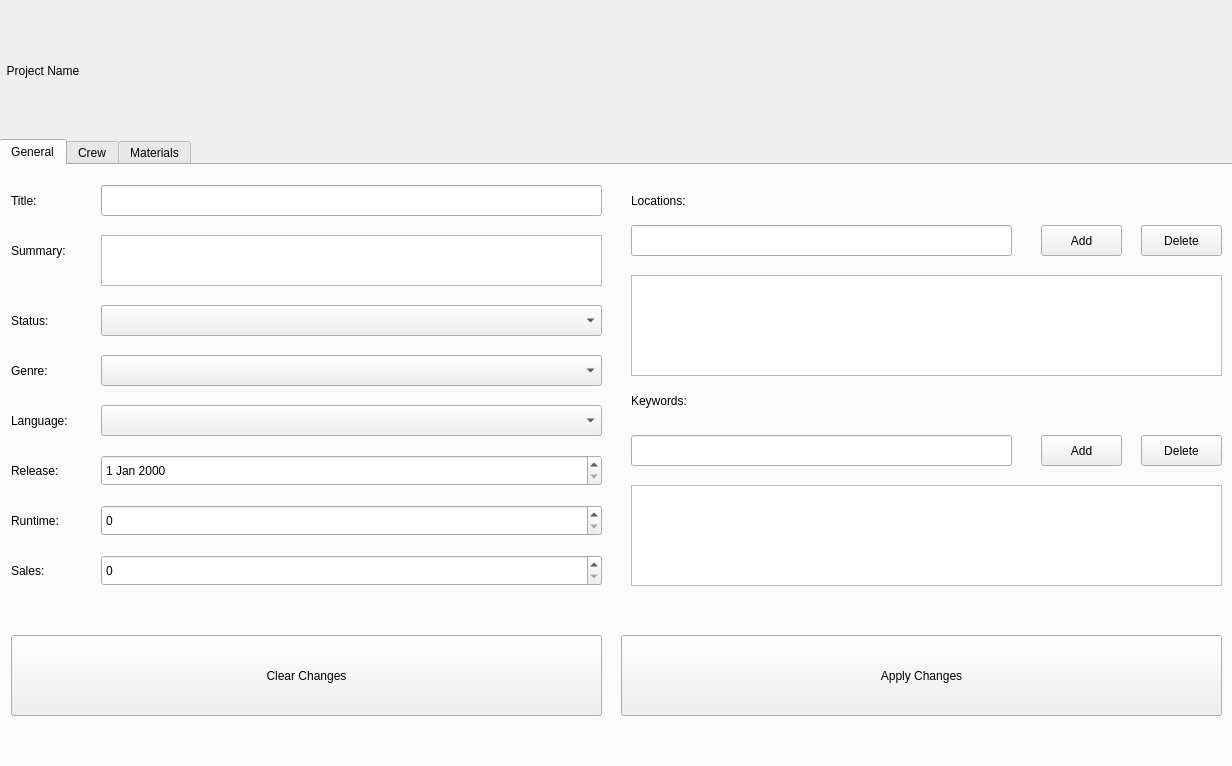
<?xml version="1.0" encoding="UTF-8"?>
<ui version="4.0">
 <class>ProjectWindow</class>
 <widget class="QWidget" name="ProjectWindow">
  <property name="geometry">
   <rect>
    <x>0</x>
    <y>0</y>
    <width>1232</width>
    <height>766</height>
   </rect>
  </property>
  <property name="windowTitle">
   <string>Trekstar Project</string>
  </property>
  <widget class="QLabel" name="lblProjectName">
   <property name="geometry">
    <rect>
     <x>0</x>
     <y>0</y>
     <width>1231</width>
     <height>141</height>
    </rect>
   </property>
   <property name="text">
    <string>  Project Name</string>
   </property>
  </widget>
  <widget class="QTabWidget" name="tabWidget">
   <property name="geometry">
    <rect>
     <x>-1</x>
     <y>139</y>
     <width>1241</width>
     <height>631</height>
    </rect>
   </property>
   <property name="currentIndex">
    <number>0</number>
   </property>
   <widget class="QWidget" name="tbGeneral">
    <attribute name="title">
     <string>General</string>
    </attribute>
    <widget class="QPushButton" name="cmdClearGeneralChanges">
     <property name="geometry">
      <rect>
       <x>10</x>
       <y>470</y>
       <width>591</width>
       <height>81</height>
      </rect>
     </property>
     <property name="text">
      <string>Clear Changes</string>
     </property>
    </widget>
    <widget class="QLabel" name="lblLocations">
     <property name="geometry">
      <rect>
       <x>630</x>
       <y>20</y>
       <width>91</width>
       <height>31</height>
      </rect>
     </property>
     <property name="text">
      <string>Locations:</string>
     </property>
    </widget>
    <widget class="QComboBox" name="cbLanguage">
     <property name="geometry">
      <rect>
       <x>100</x>
       <y>240</y>
       <width>501</width>
       <height>31</height>
      </rect>
     </property>
     <property name="currentText">
      <string/>
     </property>
    </widget>
    <widget class="QLineEdit" name="txtKeywordsAdd">
     <property name="geometry">
      <rect>
       <x>630</x>
       <y>270</y>
       <width>381</width>
       <height>31</height>
      </rect>
     </property>
    </widget>
    <widget class="QPushButton" name="cmdKeywordsAdd">
     <property name="geometry">
      <rect>
       <x>1040</x>
       <y>270</y>
       <width>81</width>
       <height>31</height>
      </rect>
     </property>
     <property name="text">
      <string>Add</string>
     </property>
    </widget>
    <widget class="QComboBox" name="cbGenre">
     <property name="geometry">
      <rect>
       <x>100</x>
       <y>190</y>
       <width>501</width>
       <height>31</height>
      </rect>
     </property>
    </widget>
    <widget class="QLabel" name="lblSummary">
     <property name="geometry">
      <rect>
       <x>10</x>
       <y>70</y>
       <width>81</width>
       <height>31</height>
      </rect>
     </property>
     <property name="text">
      <string>Summary:</string>
     </property>
    </widget>
    <widget class="QLabel" name="lblRelease">
     <property name="geometry">
      <rect>
       <x>10</x>
       <y>290</y>
       <width>91</width>
       <height>31</height>
      </rect>
     </property>
     <property name="text">
      <string>Release:</string>
     </property>
    </widget>
    <widget class="QLineEdit" name="txtTitleProject">
     <property name="geometry">
      <rect>
       <x>100</x>
       <y>20</y>
       <width>501</width>
       <height>31</height>
      </rect>
     </property>
    </widget>
    <widget class="QLabel" name="lblGenre">
     <property name="geometry">
      <rect>
       <x>10</x>
       <y>190</y>
       <width>60</width>
       <height>31</height>
      </rect>
     </property>
     <property name="text">
      <string>Genre:</string>
     </property>
    </widget>
    <widget class="QLabel" name="lblLanguage">
     <property name="geometry">
      <rect>
       <x>10</x>
       <y>240</y>
       <width>81</width>
       <height>31</height>
      </rect>
     </property>
     <property name="text">
      <string>Language:</string>
     </property>
    </widget>
    <widget class="QComboBox" name="cbStatus">
     <property name="geometry">
      <rect>
       <x>100</x>
       <y>140</y>
       <width>501</width>
       <height>31</height>
      </rect>
     </property>
    </widget>
    <widget class="QLabel" name="lblKeywords">
     <property name="geometry">
      <rect>
       <x>630</x>
       <y>220</y>
       <width>91</width>
       <height>31</height>
      </rect>
     </property>
     <property name="text">
      <string>Keywords:</string>
     </property>
    </widget>
    <widget class="QListWidget" name="lstKeywords">
     <property name="geometry">
      <rect>
       <x>630</x>
       <y>320</y>
       <width>591</width>
       <height>101</height>
      </rect>
     </property>
    </widget>
    <widget class="QDateEdit" name="deRelease">
     <property name="geometry">
      <rect>
       <x>100</x>
       <y>290</y>
       <width>501</width>
       <height>31</height>
      </rect>
     </property>
    </widget>
    <widget class="QLabel" name="lblRuntime">
     <property name="geometry">
      <rect>
       <x>10</x>
       <y>340</y>
       <width>60</width>
       <height>31</height>
      </rect>
     </property>
     <property name="text">
      <string>Runtime:</string>
     </property>
    </widget>
    <widget class="QLabel" name="lblSales">
     <property name="geometry">
      <rect>
       <x>10</x>
       <y>390</y>
       <width>81</width>
       <height>31</height>
      </rect>
     </property>
     <property name="text">
      <string>Sales:</string>
     </property>
    </widget>
    <widget class="QLabel" name="lblTitleProjects">
     <property name="geometry">
      <rect>
       <x>10</x>
       <y>20</y>
       <width>51</width>
       <height>31</height>
      </rect>
     </property>
     <property name="text">
      <string>Title:</string>
     </property>
    </widget>
    <widget class="QPushButton" name="cmdApplyGeneralChanges">
     <property name="geometry">
      <rect>
       <x>620</x>
       <y>470</y>
       <width>601</width>
       <height>81</height>
      </rect>
     </property>
     <property name="text">
      <string>Apply Changes</string>
     </property>
    </widget>
    <widget class="QTextEdit" name="txtSummary">
     <property name="geometry">
      <rect>
       <x>100</x>
       <y>70</y>
       <width>501</width>
       <height>51</height>
      </rect>
     </property>
    </widget>
    <widget class="QSpinBox" name="sbSales">
     <property name="geometry">
      <rect>
       <x>100</x>
       <y>390</y>
       <width>501</width>
       <height>31</height>
      </rect>
     </property>
     <property name="maximum">
      <number>999999999</number>
     </property>
     <property name="singleStep">
      <number>100</number>
     </property>
    </widget>
    <widget class="QListWidget" name="lstLocations">
     <property name="geometry">
      <rect>
       <x>630</x>
       <y>110</y>
       <width>591</width>
       <height>101</height>
      </rect>
     </property>
    </widget>
    <widget class="QLineEdit" name="txtLocationAdd">
     <property name="geometry">
      <rect>
       <x>630</x>
       <y>60</y>
       <width>381</width>
       <height>31</height>
      </rect>
     </property>
    </widget>
    <widget class="QLabel" name="lblStatus">
     <property name="geometry">
      <rect>
       <x>10</x>
       <y>140</y>
       <width>71</width>
       <height>31</height>
      </rect>
     </property>
     <property name="text">
      <string>Status:</string>
     </property>
    </widget>
    <widget class="QPushButton" name="cmdLocationAdd">
     <property name="geometry">
      <rect>
       <x>1040</x>
       <y>60</y>
       <width>81</width>
       <height>31</height>
      </rect>
     </property>
     <property name="text">
      <string>Add</string>
     </property>
    </widget>
    <widget class="QSpinBox" name="sbRuntime">
     <property name="geometry">
      <rect>
       <x>100</x>
       <y>340</y>
       <width>501</width>
       <height>31</height>
      </rect>
     </property>
     <property name="maximum">
      <number>1000</number>
     </property>
    </widget>
    <widget class="QPushButton" name="cmdKeywordsDel">
     <property name="geometry">
      <rect>
       <x>1140</x>
       <y>270</y>
       <width>81</width>
       <height>31</height>
      </rect>
     </property>
     <property name="text">
      <string>Delete</string>
     </property>
    </widget>
    <widget class="QPushButton" name="cmdLocationDel">
     <property name="geometry">
      <rect>
       <x>1140</x>
       <y>60</y>
       <width>81</width>
       <height>31</height>
      </rect>
     </property>
     <property name="text">
      <string>Delete</string>
     </property>
    </widget>
   </widget>
   <widget class="QWidget" name="tbCrew">
    <attribute name="title">
     <string>Crew</string>
    </attribute>
    <widget class="QLineEdit" name="txtCrew">
     <property name="geometry">
      <rect>
       <x>300</x>
       <y>20</y>
       <width>691</width>
       <height>31</height>
      </rect>
     </property>
    </widget>
    <widget class="QListWidget" name="lstCrew">
     <property name="geometry">
      <rect>
       <x>20</x>
       <y>210</y>
       <width>1191</width>
       <height>341</height>
      </rect>
     </property>
    </widget>
    <widget class="QPushButton" name="cmdCrewFilter">
     <property name="geometry">
      <rect>
       <x>1010</x>
       <y>20</y>
       <width>201</width>
       <height>31</height>
      </rect>
     </property>
     <property name="text">
      <string>Filter</string>
     </property>
    </widget>
    <widget class="QComboBox" name="cbCrew">
     <property name="geometry">
      <rect>
       <x>20</x>
       <y>20</y>
       <width>261</width>
       <height>31</height>
      </rect>
     </property>
    </widget>
    <widget class="QPushButton" name="cmdCrewDel">
     <property name="geometry">
      <rect>
       <x>770</x>
       <y>160</y>
       <width>441</width>
       <height>31</height>
      </rect>
     </property>
     <property name="text">
      <string>Delete</string>
     </property>
    </widget>
    <widget class="QPushButton" name="cmdCrewAdd">
     <property name="geometry">
      <rect>
       <x>310</x>
       <y>160</y>
       <width>441</width>
       <height>31</height>
      </rect>
     </property>
     <property name="text">
      <string>Add</string>
     </property>
    </widget>
    <widget class="QLabel" name="lblDateOfBirth">
     <property name="geometry">
      <rect>
       <x>310</x>
       <y>70</y>
       <width>101</width>
       <height>31</height>
      </rect>
     </property>
     <property name="text">
      <string>Date of Birth:</string>
     </property>
    </widget>
    <widget class="QLabel" name="lblIDNum">
     <property name="geometry">
      <rect>
       <x>20</x>
       <y>160</y>
       <width>41</width>
       <height>31</height>
      </rect>
     </property>
     <property name="text">
      <string>ID:</string>
     </property>
    </widget>
    <widget class="QLabel" name="lblNameTitle">
     <property name="geometry">
      <rect>
       <x>20</x>
       <y>70</y>
       <width>41</width>
       <height>31</height>
      </rect>
     </property>
     <property name="text">
      <string>Title:</string>
     </property>
    </widget>
    <widget class="QLabel" name="lblExperience">
     <property name="geometry">
      <rect>
       <x>310</x>
       <y>120</y>
       <width>91</width>
       <height>31</height>
      </rect>
     </property>
     <property name="text">
      <string>Experience: </string>
     </property>
    </widget>
    <widget class="QComboBox" name="cbNameTitle">
     <property name="geometry">
      <rect>
       <x>70</x>
       <y>70</y>
       <width>191</width>
       <height>31</height>
      </rect>
     </property>
    </widget>
    <widget class="QLineEdit" name="txtIDNum">
     <property name="geometry">
      <rect>
       <x>70</x>
       <y>160</y>
       <width>191</width>
       <height>31</height>
      </rect>
     </property>
    </widget>
    <widget class="QDateEdit" name="deDofB">
     <property name="geometry">
      <rect>
       <x>420</x>
       <y>70</y>
       <width>191</width>
       <height>31</height>
      </rect>
     </property>
    </widget>
    <widget class="QSpinBox" name="sbExperience">
     <property name="geometry">
      <rect>
       <x>420</x>
       <y>120</y>
       <width>191</width>
       <height>31</height>
      </rect>
     </property>
    </widget>
    <widget class="QLineEdit" name="txtName">
     <property name="geometry">
      <rect>
       <x>70</x>
       <y>110</y>
       <width>191</width>
       <height>31</height>
      </rect>
     </property>
    </widget>
    <widget class="QLabel" name="lblName">
     <property name="geometry">
      <rect>
       <x>20</x>
       <y>110</y>
       <width>60</width>
       <height>31</height>
      </rect>
     </property>
     <property name="text">
      <string>Name:</string>
     </property>
    </widget>
    <widget class="QListWidget" name="lstCrewLocations">
     <property name="geometry">
      <rect>
       <x>760</x>
       <y>70</y>
       <width>451</width>
       <height>71</height>
      </rect>
     </property>
    </widget>
    <widget class="QLabel" name="lblCrewLocations">
     <property name="geometry">
      <rect>
       <x>650</x>
       <y>70</y>
       <width>91</width>
       <height>31</height>
      </rect>
     </property>
     <property name="text">
      <string>Locations:</string>
     </property>
    </widget>
   </widget>
   <widget class="QWidget" name="tbMaterials">
    <attribute name="title">
     <string>Materials</string>
    </attribute>
    <widget class="QLabel" name="lblMaterialType">
     <property name="geometry">
      <rect>
       <x>10</x>
       <y>20</y>
       <width>141</width>
       <height>31</height>
      </rect>
     </property>
     <property name="text">
      <string>Type of Material: </string>
     </property>
    </widget>
    <widget class="QComboBox" name="cbMaterialType">
     <property name="geometry">
      <rect>
       <x>140</x>
       <y>20</y>
       <width>691</width>
       <height>31</height>
      </rect>
     </property>
    </widget>
    <widget class="QLabel" name="lblMaterialIDNum">
     <property name="geometry">
      <rect>
       <x>10</x>
       <y>70</y>
       <width>111</width>
       <height>31</height>
      </rect>
     </property>
     <property name="text">
      <string>ID Number:</string>
     </property>
    </widget>
    <widget class="QLabel" name="lblMaterialTitle">
     <property name="geometry">
      <rect>
       <x>10</x>
       <y>120</y>
       <width>111</width>
       <height>31</height>
      </rect>
     </property>
     <property name="text">
      <string>Title:</string>
     </property>
    </widget>
    <widget class="QLabel" name="lblVFormat">
     <property name="geometry">
      <rect>
       <x>10</x>
       <y>170</y>
       <width>111</width>
       <height>31</height>
      </rect>
     </property>
     <property name="text">
      <string>Video Format:</string>
     </property>
    </widget>
    <widget class="QLabel" name="lblAFormat">
     <property name="geometry">
      <rect>
       <x>10</x>
       <y>220</y>
       <width>111</width>
       <height>31</height>
      </rect>
     </property>
     <property name="text">
      <string>Audio Format:</string>
     </property>
    </widget>
    <widget class="QLabel" name="lblMaterialLanguage">
     <property name="geometry">
      <rect>
       <x>280</x>
       <y>70</y>
       <width>111</width>
       <height>31</height>
      </rect>
     </property>
     <property name="text">
      <string>Language:</string>
     </property>
    </widget>
    <widget class="QLabel" name="lblMaterialFrameHorizontal">
     <property name="geometry">
      <rect>
       <x>920</x>
       <y>120</y>
       <width>191</width>
       <height>31</height>
      </rect>
     </property>
     <property name="text">
      <string>Frame Horizontal Ratio:</string>
     </property>
    </widget>
    <widget class="QLabel" name="lblMaterialPackage">
     <property name="geometry">
      <rect>
       <x>920</x>
       <y>270</y>
       <width>111</width>
       <height>31</height>
      </rect>
     </property>
     <property name="text">
      <string>Packaging:</string>
     </property>
    </widget>
    <widget class="QLabel" name="lblMaterialRuntime">
     <property name="geometry">
      <rect>
       <x>280</x>
       <y>170</y>
       <width>111</width>
       <height>31</height>
      </rect>
     </property>
     <property name="text">
      <string>Runtime:</string>
     </property>
    </widget>
    <widget class="QLabel" name="lblMaterialPrice">
     <property name="geometry">
      <rect>
       <x>280</x>
       <y>120</y>
       <width>101</width>
       <height>31</height>
      </rect>
     </property>
     <property name="text">
      <string>Price:</string>
     </property>
    </widget>
    <widget class="QLabel" name="lblMaterialSubLang">
     <property name="geometry">
      <rect>
       <x>530</x>
       <y>70</y>
       <width>131</width>
       <height>31</height>
      </rect>
     </property>
     <property name="text">
      <string>Subtitle Languages:</string>
     </property>
    </widget>
    <widget class="QLineEdit" name="txtMaterialIDNum">
     <property name="enabled">
      <bool>true</bool>
     </property>
     <property name="geometry">
      <rect>
       <x>120</x>
       <y>70</y>
       <width>141</width>
       <height>31</height>
      </rect>
     </property>
     <property name="readOnly">
      <bool>true</bool>
     </property>
    </widget>
    <widget class="QLineEdit" name="txtMaterialTitle">
     <property name="geometry">
      <rect>
       <x>120</x>
       <y>120</y>
       <width>141</width>
       <height>31</height>
      </rect>
     </property>
    </widget>
    <widget class="QComboBox" name="cbVFormat">
     <property name="geometry">
      <rect>
       <x>120</x>
       <y>170</y>
       <width>141</width>
       <height>31</height>
      </rect>
     </property>
    </widget>
    <widget class="QComboBox" name="cbAFormat">
     <property name="geometry">
      <rect>
       <x>120</x>
       <y>220</y>
       <width>141</width>
       <height>31</height>
      </rect>
     </property>
    </widget>
    <widget class="QComboBox" name="cbMaterialLanguage">
     <property name="geometry">
      <rect>
       <x>370</x>
       <y>70</y>
       <width>141</width>
       <height>31</height>
      </rect>
     </property>
    </widget>
    <widget class="QListWidget" name="lstSubLang">
     <property name="geometry">
      <rect>
       <x>530</x>
       <y>150</y>
       <width>361</width>
       <height>101</height>
      </rect>
     </property>
    </widget>
    <widget class="QComboBox" name="cbSubLang">
     <property name="geometry">
      <rect>
       <x>530</x>
       <y>110</y>
       <width>201</width>
       <height>31</height>
      </rect>
     </property>
    </widget>
    <widget class="QPushButton" name="cmdSubLangAdd">
     <property name="geometry">
      <rect>
       <x>750</x>
       <y>110</y>
       <width>61</width>
       <height>31</height>
      </rect>
     </property>
     <property name="text">
      <string>Add</string>
     </property>
    </widget>
    <widget class="QPushButton" name="cmdSubLangDel">
     <property name="geometry">
      <rect>
       <x>830</x>
       <y>110</y>
       <width>61</width>
       <height>31</height>
      </rect>
     </property>
     <property name="text">
      <string>Del</string>
     </property>
    </widget>
    <widget class="QSpinBox" name="sbMaterialPrice">
     <property name="geometry">
      <rect>
       <x>370</x>
       <y>120</y>
       <width>141</width>
       <height>31</height>
      </rect>
     </property>
    </widget>
    <widget class="QLabel" name="lblMaterialCreated">
     <property name="geometry">
      <rect>
       <x>920</x>
       <y>20</y>
       <width>141</width>
       <height>31</height>
      </rect>
     </property>
     <property name="text">
      <string>Material Created:</string>
     </property>
    </widget>
    <widget class="QLabel" name="lblMaterialAnswer">
     <property name="geometry">
      <rect>
       <x>1110</x>
       <y>20</y>
       <width>111</width>
       <height>31</height>
      </rect>
     </property>
     <property name="text">
      <string>Answer</string>
     </property>
    </widget>
    <widget class="QPushButton" name="cmdMaterialClear">
     <property name="geometry">
      <rect>
       <x>10</x>
       <y>500</y>
       <width>381</width>
       <height>61</height>
      </rect>
     </property>
     <property name="text">
      <string>Clear Changes</string>
     </property>
    </widget>
    <widget class="QPushButton" name="cmdMaterialDel">
     <property name="geometry">
      <rect>
       <x>420</x>
       <y>500</y>
       <width>381</width>
       <height>61</height>
      </rect>
     </property>
     <property name="text">
      <string>Delete Material</string>
     </property>
    </widget>
    <widget class="QPushButton" name="cmdMaterialCreate">
     <property name="geometry">
      <rect>
       <x>840</x>
       <y>500</y>
       <width>381</width>
       <height>61</height>
      </rect>
     </property>
     <property name="text">
      <string>Create Material</string>
     </property>
    </widget>
    <widget class="QSpinBox" name="sbMaterialRuntime">
     <property name="geometry">
      <rect>
       <x>370</x>
       <y>170</y>
       <width>141</width>
       <height>31</height>
      </rect>
     </property>
    </widget>
    <widget class="QPushButton" name="cmdExtraLanguageTracksDel">
     <property name="geometry">
      <rect>
       <x>220</x>
       <y>360</y>
       <width>61</width>
       <height>31</height>
      </rect>
     </property>
     <property name="text">
      <string>Del</string>
     </property>
    </widget>
    <widget class="QListWidget" name="lstExtraLanguageTracks">
     <property name="geometry">
      <rect>
       <x>10</x>
       <y>400</y>
       <width>271</width>
       <height>81</height>
      </rect>
     </property>
    </widget>
    <widget class="QComboBox" name="cbExtraLanguageTracks">
     <property name="geometry">
      <rect>
       <x>10</x>
       <y>360</y>
       <width>111</width>
       <height>31</height>
      </rect>
     </property>
    </widget>
    <widget class="QPushButton" name="cmdExtraLanguageTracksAdd">
     <property name="geometry">
      <rect>
       <x>140</x>
       <y>360</y>
       <width>61</width>
       <height>31</height>
      </rect>
     </property>
     <property name="text">
      <string>Add</string>
     </property>
    </widget>
    <widget class="QComboBox" name="cbExtraSubtitleTracks">
     <property name="geometry">
      <rect>
       <x>310</x>
       <y>360</y>
       <width>121</width>
       <height>31</height>
      </rect>
     </property>
    </widget>
    <widget class="QPushButton" name="cmdExtraSubtitleTracksAdd">
     <property name="geometry">
      <rect>
       <x>450</x>
       <y>360</y>
       <width>61</width>
       <height>31</height>
      </rect>
     </property>
     <property name="text">
      <string>Add</string>
     </property>
    </widget>
    <widget class="QListWidget" name="lstExtraSubtitleTracks">
     <property name="geometry">
      <rect>
       <x>310</x>
       <y>400</y>
       <width>281</width>
       <height>81</height>
      </rect>
     </property>
    </widget>
    <widget class="QPushButton" name="cmdExtraSubtitleTracksDel">
     <property name="geometry">
      <rect>
       <x>530</x>
       <y>360</y>
       <width>61</width>
       <height>31</height>
      </rect>
     </property>
     <property name="text">
      <string>Del</string>
     </property>
    </widget>
    <widget class="QPushButton" name="cmdBonusFeaturesAdd">
     <property name="geometry">
      <rect>
       <x>750</x>
       <y>360</y>
       <width>61</width>
       <height>31</height>
      </rect>
     </property>
     <property name="text">
      <string>Add</string>
     </property>
    </widget>
    <widget class="QListWidget" name="lstBonusFeatures">
     <property name="geometry">
      <rect>
       <x>620</x>
       <y>400</y>
       <width>271</width>
       <height>81</height>
      </rect>
     </property>
    </widget>
    <widget class="QPushButton" name="cmdBonusFeaturesDel">
     <property name="geometry">
      <rect>
       <x>830</x>
       <y>360</y>
       <width>61</width>
       <height>31</height>
      </rect>
     </property>
     <property name="text">
      <string>Del</string>
     </property>
    </widget>
    <widget class="QLabel" name="lblExtraLanguageTracks">
     <property name="geometry">
      <rect>
       <x>10</x>
       <y>320</y>
       <width>171</width>
       <height>31</height>
      </rect>
     </property>
     <property name="text">
      <string>Extra Language Tracks:</string>
     </property>
    </widget>
    <widget class="QLabel" name="lblExtraSubtitleTracks">
     <property name="geometry">
      <rect>
       <x>310</x>
       <y>320</y>
       <width>171</width>
       <height>31</height>
      </rect>
     </property>
     <property name="text">
      <string>Extra Subtitle Tracks:</string>
     </property>
    </widget>
    <widget class="QLabel" name="lblBonusFeatures">
     <property name="geometry">
      <rect>
       <x>620</x>
       <y>320</y>
       <width>171</width>
       <height>31</height>
      </rect>
     </property>
     <property name="text">
      <string>Bonus Features:</string>
     </property>
    </widget>
    <widget class="QLabel" name="lblFirstSideContent">
     <property name="geometry">
      <rect>
       <x>10</x>
       <y>270</y>
       <width>151</width>
       <height>31</height>
      </rect>
     </property>
     <property name="text">
      <string>First Side Content:</string>
     </property>
    </widget>
    <widget class="QLineEdit" name="txtFirstSideContent">
     <property name="geometry">
      <rect>
       <x>160</x>
       <y>270</y>
       <width>241</width>
       <height>31</height>
      </rect>
     </property>
    </widget>
    <widget class="QLabel" name="lblSecondSideContent">
     <property name="geometry">
      <rect>
       <x>460</x>
       <y>270</y>
       <width>181</width>
       <height>31</height>
      </rect>
     </property>
     <property name="text">
      <string>Second Side Content:</string>
     </property>
    </widget>
    <widget class="QLineEdit" name="txtSecondSideContent">
     <property name="geometry">
      <rect>
       <x>650</x>
       <y>270</y>
       <width>241</width>
       <height>31</height>
      </rect>
     </property>
    </widget>
    <widget class="QLineEdit" name="txtBonusFeatures">
     <property name="geometry">
      <rect>
       <x>620</x>
       <y>360</y>
       <width>111</width>
       <height>31</height>
      </rect>
     </property>
    </widget>
    <widget class="QSpinBox" name="sbFrameHorizontal">
     <property name="geometry">
      <rect>
       <x>1110</x>
       <y>120</y>
       <width>111</width>
       <height>31</height>
      </rect>
     </property>
    </widget>
    <widget class="QSpinBox" name="sbFrameVertical">
     <property name="geometry">
      <rect>
       <x>1110</x>
       <y>160</y>
       <width>111</width>
       <height>31</height>
      </rect>
     </property>
    </widget>
    <widget class="QLabel" name="lblMaterialFrameVertical">
     <property name="geometry">
      <rect>
       <x>920</x>
       <y>160</y>
       <width>161</width>
       <height>31</height>
      </rect>
     </property>
     <property name="text">
      <string>Frame Vertical Ratio:</string>
     </property>
    </widget>
    <widget class="QLabel" name="lblMaterialFrameAspect">
     <property name="geometry">
      <rect>
       <x>920</x>
       <y>70</y>
       <width>161</width>
       <height>31</height>
      </rect>
     </property>
     <property name="text">
      <string>Frame Aspect:</string>
     </property>
    </widget>
    <widget class="QLineEdit" name="txtFrameDescription">
     <property name="geometry">
      <rect>
       <x>1110</x>
       <y>200</y>
       <width>113</width>
       <height>31</height>
      </rect>
     </property>
    </widget>
    <widget class="QLabel" name="lblMaterialFrameDescription">
     <property name="geometry">
      <rect>
       <x>920</x>
       <y>200</y>
       <width>181</width>
       <height>31</height>
      </rect>
     </property>
     <property name="text">
      <string>Frame Ratio Description:</string>
     </property>
    </widget>
    <widget class="QLabel" name="lblMaterialPackageMaterial">
     <property name="geometry">
      <rect>
       <x>920</x>
       <y>320</y>
       <width>151</width>
       <height>31</height>
      </rect>
     </property>
     <property name="text">
      <string>Packaging Material:</string>
     </property>
    </widget>
    <widget class="QLabel" name="lblMaterialPackageHeight">
     <property name="geometry">
      <rect>
       <x>920</x>
       <y>360</y>
       <width>151</width>
       <height>31</height>
      </rect>
     </property>
     <property name="text">
      <string>Packaging Height:</string>
     </property>
    </widget>
    <widget class="QLabel" name="lblMaterialPackageDepth">
     <property name="geometry">
      <rect>
       <x>920</x>
       <y>440</y>
       <width>151</width>
       <height>31</height>
      </rect>
     </property>
     <property name="text">
      <string>Packaging Depth:</string>
     </property>
    </widget>
    <widget class="QSpinBox" name="sbPackagingHeight">
     <property name="geometry">
      <rect>
       <x>1110</x>
       <y>360</y>
       <width>111</width>
       <height>31</height>
      </rect>
     </property>
    </widget>
    <widget class="QSpinBox" name="sbPackagingDepth">
     <property name="geometry">
      <rect>
       <x>1110</x>
       <y>440</y>
       <width>111</width>
       <height>31</height>
      </rect>
     </property>
    </widget>
    <widget class="QLabel" name="lblMaterialPackageWidth">
     <property name="geometry">
      <rect>
       <x>920</x>
       <y>400</y>
       <width>151</width>
       <height>31</height>
      </rect>
     </property>
     <property name="text">
      <string>Packaging Width:</string>
     </property>
    </widget>
    <widget class="QSpinBox" name="sbPackagingWidth">
     <property name="geometry">
      <rect>
       <x>1110</x>
       <y>400</y>
       <width>111</width>
       <height>31</height>
      </rect>
     </property>
    </widget>
    <widget class="QComboBox" name="cbPackagingMaterial">
     <property name="geometry">
      <rect>
       <x>1110</x>
       <y>320</y>
       <width>111</width>
       <height>31</height>
      </rect>
     </property>
    </widget>
   </widget>
  </widget>
 </widget>
 <resources/>
 <connections/>
</ui>
